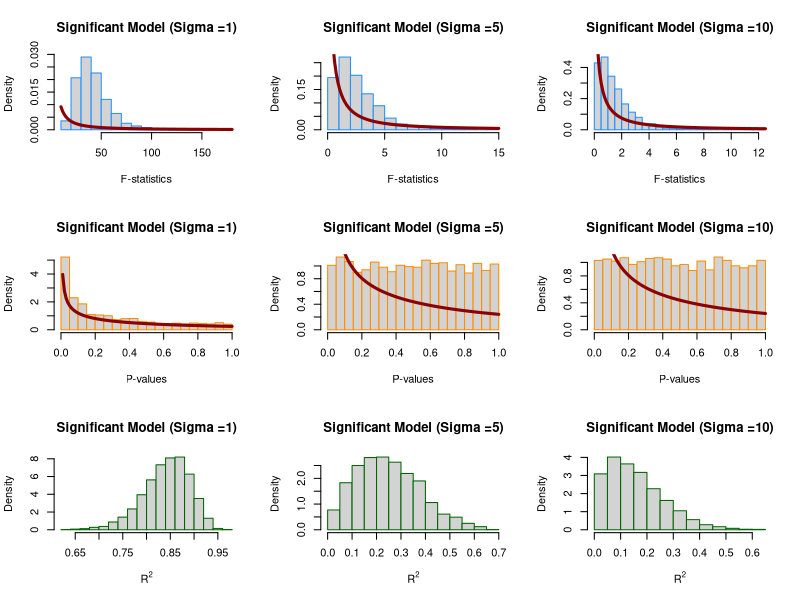
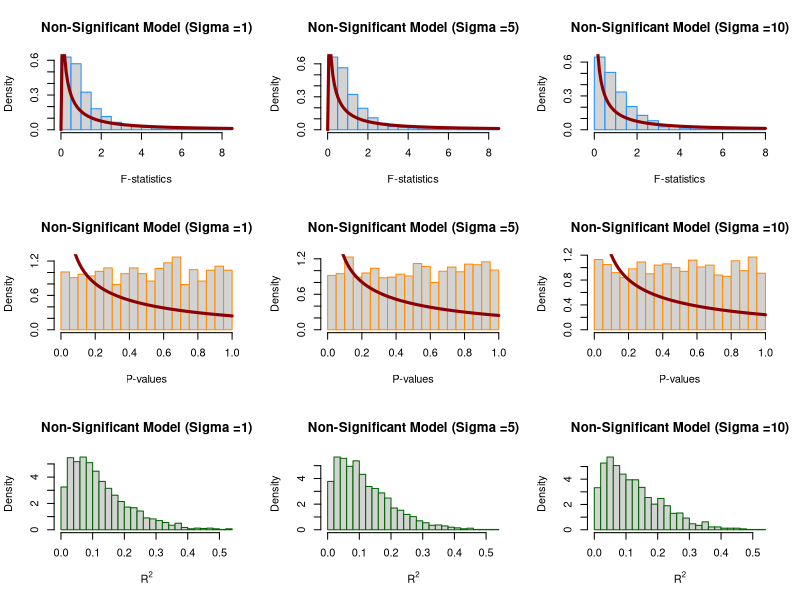
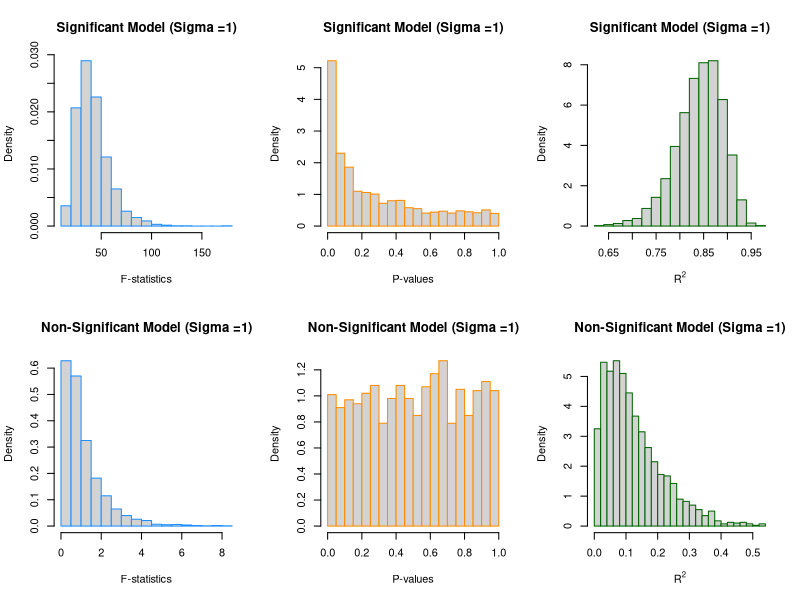
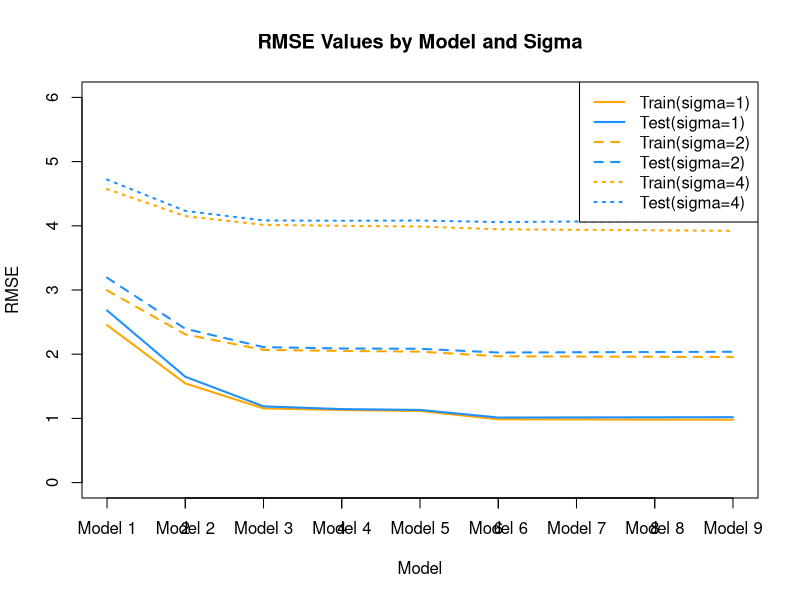
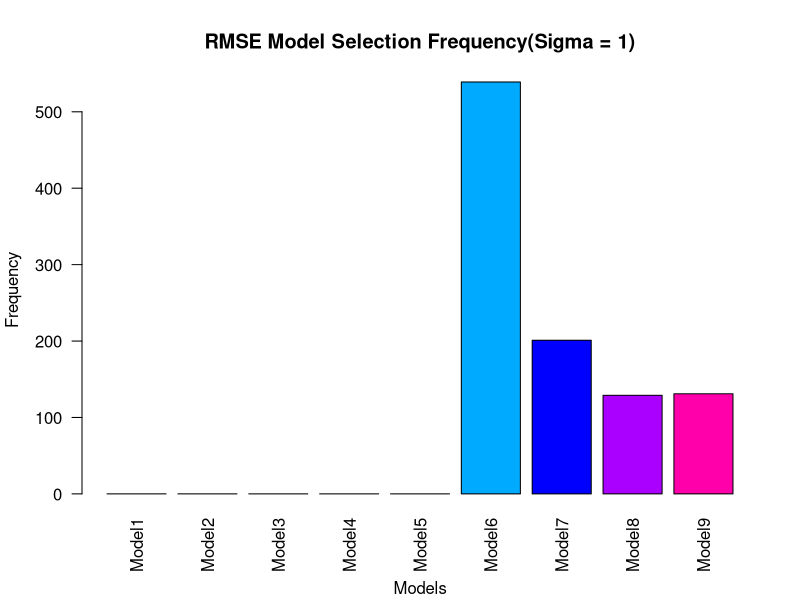
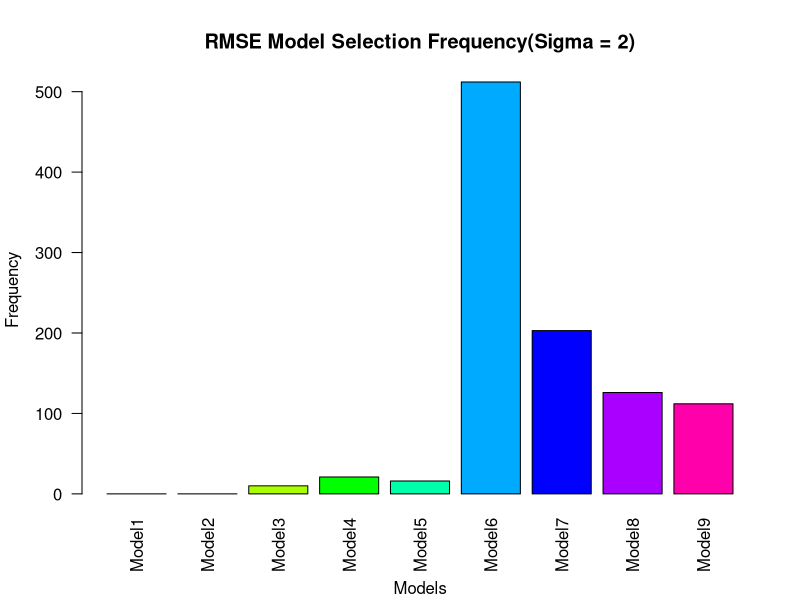
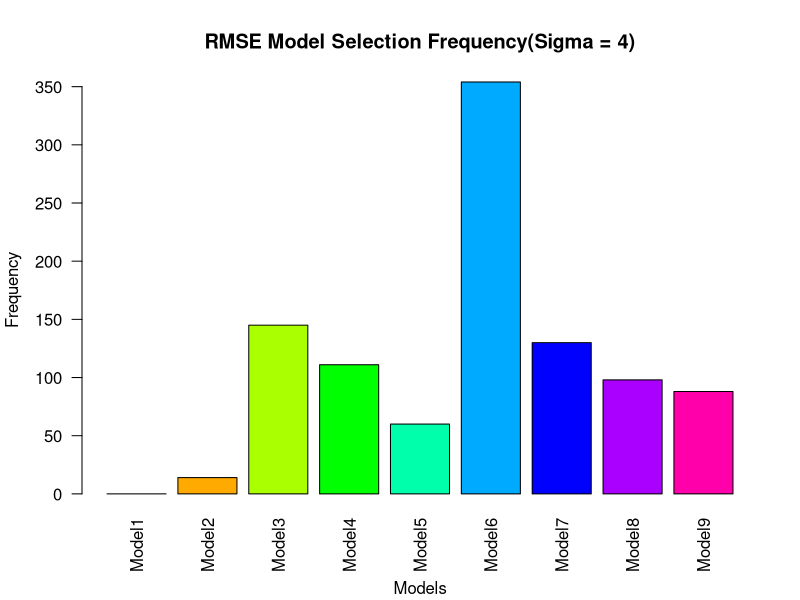

R code for these plots, in order: (Note: a time limit stopped this script after it produced the figures.)
## ---- chunk 1
options(scipen = 1, digits = 4, width = 80)
library(knitr)
opts_chunk$set(cache = TRUE, autodep = TRUE)
## ---- chunk 2
birthday = 19870503
set.seed(birthday)
## ---- chunk 3
study_1 = read.csv('study_1.csv')
#str(study_1)
## ---- chunk 4
n = 25                        # sample size
num_sim = 2000                # number of simulation
beta_0_sig = 3
beta_1_sig = 1
beta_2_sig = 1
beta_3_sig = 1

beta_0_insig = 3
beta_1_insig = 0
beta_2_insig = 0
beta_3_insig = 0

sigma = c(1,5,10)
## ---- chunk 5
simulate = function(data, sigma, beta_0, beta_1, beta_2, beta_3) {
  y = data$y
  x1 = data$x1
  x2 = data$x2
  x3 = data$x3
  eps = rnorm(length(y), mean = 0, sd = sigma)
  # calculate y
  y = beta_0 + beta_1 * x1 + beta_2 * x2 + beta_3 * x3 + eps

  # Fit the regression model
  model = lm(y ~ x1 + x2 + x3)
  
  f_stat = summary(model)$fstatistic[1]  # Get the F statistic
  p_val = summary(model)$coefficient[4,4]  # Get the p-value
  r_squared = summary(model)$r.squared  # Get the R-squared value
  df = cbind(F_Stat = f_stat, P_Value = p_val, R_Squared = r_squared)
  return(df)
}

# Create empty vectors to store the results
f_stat_sig = matrix(0, nrow = num_sim, ncol = length(sigma))
f_stat_insig = matrix(0, nrow = num_sim, ncol = length(sigma))
p_values_sig = matrix(0, nrow = num_sim, ncol = length(sigma))
p_values_insig = matrix(0, nrow = num_sim, ncol = length(sigma))
r_squared_sig = matrix(0, nrow = num_sim, ncol = length(sigma))
r_squared_insig = matrix(0, nrow = num_sim, ncol = length(sigma))

# output matrix setup
result =  data.frame(matrix(0, nrow = length(sigma)*2, ncol = 3))
rownames(result) = c(paste("Significant Model_", sigma[1]), 
                 paste("Significant Model_", sigma[2]),
                 paste("Significant Model_", sigma[3]),
                 paste("Non-Significant Model_", sigma[1]),
                 paste("Non-Significant Model_", sigma[2]),
                 paste("Non-Significant Model_", sigma[3])
                 )
colnames(result) = c("F-statistics", "P-values", "R-sqaured")

# iterate
for(j in 1:length(sigma)){
  for(i in 1:num_sim) {
    #simulate and fit regression models
    sig_model_result = simulate(study_1, sigma[j], beta_0_sig, beta_1_sig, beta_2_sig, beta_3_sig)
    
    insig_model_result = simulate(study_1, sigma[j], beta_0_insig, beta_1_insig, beta_2_insig, beta_3_insig)
    
    # Store the results in the list
    f_stat_sig[i,j] = sig_model_result[1]
    p_values_sig[i,j] = sig_model_result[2]
    r_squared_sig[i,j] = sig_model_result[3]
    f_stat_insig[i,j] = insig_model_result[1]
    p_values_insig[i,j] = insig_model_result[2]
    r_squared_insig[i,j] = insig_model_result[3]
  }
}

## ---- chunk 6
#### Significant model plot empirical distributions for F-statistics, P-values, and R-squared
par(mfrow = c(3, 3))
for(j in 1:length(sigma)){
  hist(f_stat_sig[, j], prob = TRUE, breaks = 20,
       main = paste0("Significant Model (Sigma =", sigma[j],")"), 
       xlab = "F-statistics",
       border = "dodgerblue"
  )
  x = f_stat_sig[, j]
  curve(df(x, df1 = 1, df2 = 1), col = "darkred", add = TRUE,
        lwd = 3)
}
for(j in 1:length(sigma)){
  hist(p_values_sig[, j], prob = TRUE, breaks = 20,
      main = paste0("Significant Model (Sigma =", sigma[j],")"), 
      xlab = "P-values",
      border = "darkorange"
  )
  x = p_values_sig[, j]
  curve(df(x, df1 = 1, df2 = num_sim), col = "darkred", add = TRUE, lwd = 3)
}
for(j in 1:length(sigma)){
  hist(r_squared_sig[, j], prob = TRUE, breaks = 20,
       main = paste0("Significant Model (Sigma =", sigma[j],")"), 
       xlab = expression(R^2),
       border = "darkgreen"
  )
}

#### Non-significant model Plot
for(j in 1:length(sigma)){
  hist(f_stat_insig[, j], prob = TRUE, breaks = 20,
       main = paste0("Non-Significant Model (Sigma =", sigma[j],")"), 
       xlab = "F-statistics",
       border = "dodgerblue"
  )
  x = f_stat_insig[, j]
  curve(df(x, df1 = 1, df2 = 1), col = "darkred", add = TRUE,
        lwd = 3)

}
for(j in 1:length(sigma)){
  hist(p_values_insig[, j], prob = TRUE, breaks = 20,
       main = paste0("Non-Significant Model (Sigma =", sigma[j],")"), 
       xlab = "P-values",
       border = "darkorange"
  )
  x = p_values_insig[, j]
  curve(df(x, df1 = 1, df2 = num_sim), col = "darkred", add = TRUE, lwd = 3)
}
for(j in 1:length(sigma)){
  hist(r_squared_insig[, j], prob = TRUE, breaks = 20,
       main = paste0("Non-Significant Model (Sigma =", sigma[j],")"), 
       xlab = expression(R^2),
       border = "darkgreen"
  )
}
par(mfrow = c(1, 1))
## ---- chunk 7
# Significant model plot empirical distributions for F-statistics, P-values, and R-squared
par(mfrow = c(2, 3))
hist(f_stat_sig[, 1], prob = TRUE, breaks = 20,
     main = paste0("Significant Model (Sigma =", sigma[1],")"), 
     xlab = "F-statistics",
     border = "dodgerblue"
)

hist(p_values_sig[, 1], prob = TRUE, breaks = 20,
    main = paste0("Significant Model (Sigma =", sigma[1],")"), 
    xlab = "P-values",
    border = "darkorange"
)

hist(r_squared_sig[, 1], prob = TRUE, breaks = 20,
     main = paste0("Significant Model (Sigma =", sigma[1],")"), 
     xlab = expression(R^2),
     border = "darkgreen"
)

#### Non-significant model Plot

hist(f_stat_insig[, 1], prob = TRUE, breaks = 20,
     main = paste0("Non-Significant Model (Sigma =", sigma[1],")"), 
     xlab = "F-statistics",
     border = "dodgerblue"
)



hist(p_values_insig[, 1], prob = TRUE, breaks = 20,
     main = paste0("Non-Significant Model (Sigma =", sigma[1],")"), 
     xlab = "P-values",
     border = "darkorange"
)


hist(r_squared_insig[, 1], prob = TRUE, breaks = 20,
     main = paste0("Non-Significant Model (Sigma =", sigma[1],")"), 
     xlab = expression(R^2),
     border = "darkgreen"
)
par(mfrow = c(1, 1))
## ---- chunk 8
birthday = 19870503
set.seed(birthday)
## ---- chunk 9
library(readr)
study_2 = read_csv("study_2.csv")
#str(study_2)
## ---- chunk 10
# Setup
beta_0 = 0
beta_1 = 3
beta_2 = -4
beta_3 = 1.6
beta_4 = -1.1
beta_5 = 0.7
beta_6 = 0.5

n = 500
sigma = c(1,2,4)
num_sim = 1000

rmse = function(actual, predicted) {
  sqrt(sum((actual - predicted)^2) / length(actual))
}

# Set up Output
rmse_train_sig1 = data.frame(matrix(0, nrow = num_sim, ncol = 9))
rmse_test_sig1 = data.frame(matrix(0, nrow = num_sim, ncol = 9))
rmse_train_sig2 = data.frame(matrix(0, nrow = num_sim, ncol = 9))
rmse_test_sig2 = data.frame(matrix(0, nrow = num_sim, ncol = 9))
rmse_train_sig3 = data.frame(matrix(0, nrow = num_sim, ncol = 9))
rmse_test_sig3 = data.frame(matrix(0, nrow = num_sim, ncol = 9))
colnames(rmse_train_sig1) = c("Model1", "Model2", "Model3", "Model4", "Model5", 
                              "Model6", "Model7", "Model8", "Model9")
colnames(rmse_test_sig1) = c("Model1", "Model2", "Model3", "Model4", "Model5", 
                              "Model6", "Model7", "Model8", "Model9")
colnames(rmse_train_sig2) = c("Model1", "Model2", "Model3", "Model4", "Model5", 
                              "Model6", "Model7", "Model8", "Model9")
colnames(rmse_test_sig2) = c("Model1", "Model2", "Model3", "Model4", "Model5", 
                              "Model6", "Model7", "Model8", "Model9")
colnames(rmse_train_sig3) = c("Model1", "Model2", "Model3", "Model4", "Model5", 
                              "Model6", "Model7", "Model8", "Model9")
colnames(rmse_test_sig3) = c("Model1", "Model2", "Model3", "Model4", "Model5", 
                              "Model6", "Model7", "Model8", "Model9")

models = list(
  model_1 = y ~ x1,
  model_2 = y ~ x1 + x2,
  model_3 = y ~ x1 + x2 + x3,
  model_4 = y ~ x1 + x2 + x3 + x4,
  model_5 = y ~ x1 + x2 + x3 + x4 + x5,
  model_6 = y ~ x1 + x2 + x3 + x4 + x5 + x6,          # True model
  model_7 = y ~ x1 + x2 + x3 + x4 + x5 + x6 + x7,
  model_8 = y ~ x1 + x2 + x3 + x4 + x5 + x6 + x7 + x8,
  model_9 = y ~ x1 + x2 + x3 + x4 + x5 + x6 + x7 + x8 + x9
)
## ---- chunk 11
set.seed(birthday)
for (sig in sigma) {
  for (i in 1:num_sim) {
    epsilon = rnorm(n, 0, sig)
    # Generate error terms
    study_2$y = beta_0 + beta_1 * study_2$x1 + beta_2 * study_2$x2 + beta_3 * study_2$x3 +
      beta_4 * study_2$x4 + beta_5 * study_2$x5 + beta_6 * study_2$x6 + epsilon
    
    train_idx = sample(n/2)
    train = study_2[train_idx, ]
    test = study_2[-train_idx, ]

    # Calculate RMSE for train and test data on each model
    if(sig == 1){
      for (m in 1:9) {
        model = lm(models[[m]], data = train)
        rmse_train_sig1[i, m] = rmse(train$y, predict(model, train))
        rmse_test_sig1[i, m] = rmse(test$y, predict(model, test))
      }
    }else if(sig == 2){
      for (m in 1:9) {
        model = lm(models[[m]], data = train)
        rmse_train_sig2[i, m] = rmse(train$y, predict(model, train))
        rmse_test_sig2[i, m] = rmse(test$y, predict(model, test))
      }
    }else{      
      for (m in 1:9) {
        model = lm(models[[m]], data = train)
        rmse_train_sig3[i, m] = rmse(train$y, predict(model, train))
        rmse_test_sig3[i, m] = rmse(test$y, predict(model, test))
      }
    }
  }
}

## ---- chunk 12
# Average RMSE values
avg_rmse_train_sig1 = colMeans(rmse_train_sig1)
avg_rmse_test_sig1 = colMeans(rmse_test_sig1)
avg_rmse_train_sig2 = colMeans(rmse_train_sig2)
avg_rmse_test_sig2 = colMeans(rmse_test_sig2)
avg_rmse_train_sig3 = colMeans(rmse_train_sig3)
avg_rmse_test_sig3 = colMeans(rmse_test_sig3)

plot_data = data.frame(avg_rmse_train_sig1 = avg_rmse_train_sig1,
                       avg_rmse_test_sig1 = avg_rmse_test_sig1,
                       avg_rmse_train_sig2 = avg_rmse_train_sig2,
                       avg_rmse_test_sig2 = avg_rmse_test_sig2,
                       avg_rmse_train_sig3 = avg_rmse_train_sig3,
                       avg_rmse_test_sig3 = avg_rmse_test_sig3
                       )
# Line Graph
plot(NULL, 
     xlim = c(1, 9), 
     ylim = c(0, 6), 
     xlab = "Model", 
     ylab = "RMSE", 
     main = "RMSE Values by Model and Sigma"
     )

# Lines for Sigma = 1
lines(1:9, avg_rmse_train_sig1, col = "orange", lty = 1, lwd = 2)
lines(1:9, avg_rmse_test_sig1, col = "dodgerblue", lty = 1, lwd = 2)

# Lines for Sigma = 2
lines(1:9, avg_rmse_train_sig2, col = "orange", lty = 2, lwd = 2)
lines(1:9, avg_rmse_test_sig2, col = "dodgerblue", lty = 2, lwd = 2)

# Lines for Sigma = 3
lines(1:9, avg_rmse_train_sig3, col = "orange", lty = 3, lwd = 2)
lines(1:9, avg_rmse_test_sig3, col = "dodgerblue", lty = 3, lwd = 2)

# Legend
legend("topright", legend = c("Train(sigma=1)", "Test(sigma=1)",
                              "Train(sigma=2)", "Test(sigma=2)",
                              "Train(sigma=4)", "Test(sigma=4)"), 
       col = c("orange", "dodgerblue"), lty = c(1, 1, 2, 2, 3, 3), lwd = 2)
axis(1, at = 1:9, labels = paste0("Model ", 1:9))

## ---- chunk 13
library(knitr)
# RMSE Frequency (Sigma = 1)
table_sig1 <- table(
  factor(
    colnames(rmse_test_sig1)[apply(rmse_test_sig1, 1, FUN = which.min)],
    levels = colnames(rmse_test_sig1)
  )
)

# RMSE Frequency (Sigma = 2)
table_sig2 <- table(
  factor(
    colnames(rmse_test_sig2)[apply(rmse_test_sig2, 1, FUN = which.min)],
    levels = colnames(rmse_test_sig2)
  )
)

# RMSE Frequency (Sigma = 4)
table_sig3 <- table(
  factor(
    colnames(rmse_test_sig3)[apply(rmse_test_sig3, 1, FUN = which.min)],
    levels = colnames(rmse_test_sig3)
  )
)

full_table = cbind(table_sig1, table_sig2,table_sig3)
colnames(full_table) = c("min RMSE Frequency - Sigma = 1", 
                         "min RMSE Frequency - Sigma = 2", 
                         "min RMSE Frequency - Sigma = 4")
kable_columns = c("Model 1", "Model 2", "Model 3", "Model 4", "Model 5", "Model 6",
                  "Model 7", "Model 8", "Model 9")
kable(t(full_table), col.names = kable_columns)
## ---- chunk 14
# Plot
barplot(
  table(
    factor(
      colnames(rmse_test_sig1)[apply(rmse_test_sig1, 1, FUN = which.min)],
      levels = colnames(rmse_test_sig1)
    )
  ),
  main = "RMSE Model Selection Frequency(Sigma = 1)",
  sub = "Models",
  ylab = "Frequency",
  col = rainbow(9),
  las = 2
)

# Plotting the minimum RMSE frequency for sigma = 2
barplot(
  table(
    factor(
      colnames(rmse_test_sig2)[apply(rmse_test_sig2, 1, FUN = which.min)],
      levels = colnames(rmse_test_sig2)
    )
  ),
  main = "RMSE Model Selection Frequency(Sigma = 2)",
  sub = "Models",
  ylab = "Frequency",
  col = rainbow(9),
  las = 2
)

# Plotting the minimum RMSE frequency for sigma = 4
barplot(
  table(
    factor(
      colnames(rmse_test_sig3)[apply(rmse_test_sig3, 1, FUN = which.min)],
      levels = colnames(rmse_test_sig3)
    )
  ),
  main = "RMSE Model Selection Frequency(Sigma = 4)",
  sub = "Models",
  ylab = "Frequency",
  col = rainbow(9),
  las = 2
)
## ---- chunk 15
library(knitr)
# RMSE Frequency (Sigma = 1)
table_sig1 <- table(
  factor(
    colnames(rmse_test_sig1)[apply(rmse_test_sig1, 1, FUN = which.min)],
    levels = colnames(rmse_test_sig1)
  )
)

# RMSE Frequency (Sigma = 2)
table_sig2 <- table(
  factor(
    colnames(rmse_test_sig2)[apply(rmse_test_sig2, 1, FUN = which.min)],
    levels = colnames(rmse_test_sig2)
  )
)

# RMSE Frequency (Sigma = 4)
table_sig3 <- table(
  factor(
    colnames(rmse_test_sig3)[apply(rmse_test_sig3, 1, FUN = which.min)],
    levels = colnames(rmse_test_sig3)
  )
)

full_table = cbind(table_sig1, table_sig2,table_sig3)
colnames(full_table) = c("Model Selection Frequency(Sigma = 1)", 
                         "Model Selection Frequency(Sigma = 2)", 
                         "Model Selection Frequency(Sigma = 4)"
                         )
kable_columns = c("Model 1", "Model 2", "Model 3", "Model 4", "Model 5", 
                  "Model 6", "Model 7", "Model 8", "Model 9")
kable(t(full_table), col.names = kable_columns)
## ---- chunk 16
birthday = 19870503
set.seed(birthday)
## ---- chunk 17
beta_0 = 0
beta_1s = seq(-2, 2, by = 0.1)
sigmas = c(1,2,4)
ns = c(10,20,30)
alpha = 0.05
num_sims = 1000


results = data.frame()

for(sig in sigmas){
  for(n in ns){
    for(beta_1 in beta_1s){
      reject_count = 0 
      for(i in 1:num_sims){
        # x values
        x_values = seq(0, 5, length = n)
        eps = rnorm(n, 0, sig)
        y = beta_0 + beta_1 * x_values + eps
        
        model = lm(y ~ x_values)
        p_value = summary(model)$coef[2,4]
        if(p_value < alpha)
        {
          reject_count = reject_count + 1
        }
      }
      power = reject_count / num_sims
      result = data.frame(Sigma = sig, n = n, Beta_1 = beta_1, Power = power)
      results = rbind(results, result)
    }
  }
}

## ---- chunk 18

library(ggplot2)
ggplot(results, aes(x = Beta_1, y = Power, color = factor(n), linetype = factor(n))) +
  geom_line(size = 1) +
  scale_color_discrete(name = "Sample Size (n)") +
  scale_linetype_discrete(name = "Sample Size (n)") +
  facet_grid(Sigma ~ ., scales = "free") +
  labs(x = expression(beta[1]), y = "Power", title = "Power Curves for Different Sample Sizes and Sigmas") +
  theme_minimal() +
  theme(legend.position = "top")
